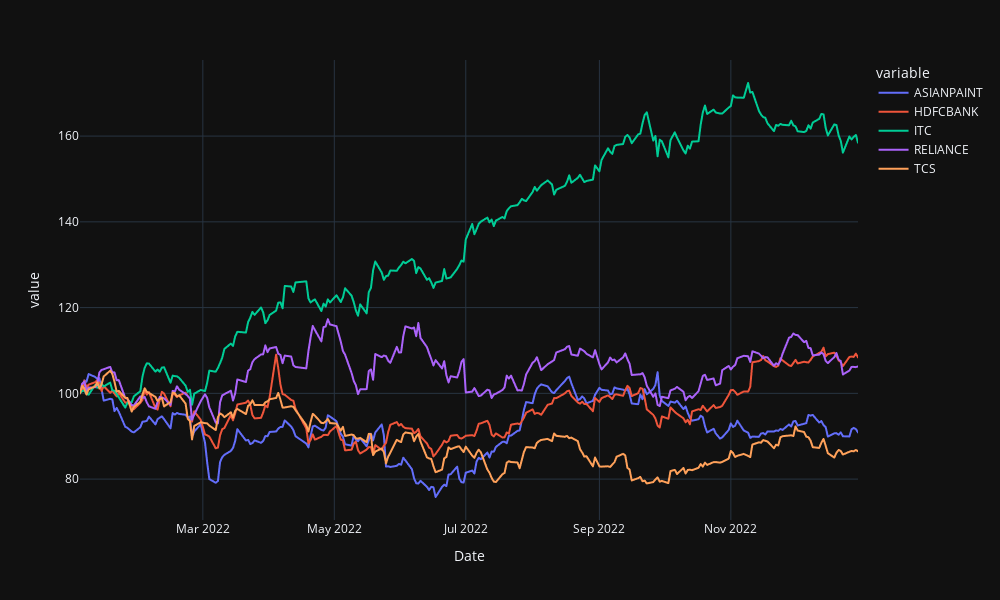

Write notebook code for a chart like this one.
### Markdown cell above
## Visualize Time Series

### Code cell
# Plot price history
# df["2022":].normalize().iplot(kind="line")
df["2022":].normalize().pipe(px.line)

### Figure 1 — Plotly figure (JSON) as saved in the notebook; plotly's stock layout.template omitted (floating-point values rounded to 4 significant figures; data arrays with more than 128 entries replaced by an {"elided": "..."} marker saying what was removed)
{"data": [{"hovertemplate": "variable=ASIANPAINT<br>Date=%{x}<br>value=%{y}<extra></extra>", "legendgroup": "ASIANPAINT", "line": {"color": "#636efa", "dash": "solid"}, "marker": {"symbol": "circle"}, "mode": "lines", "name": "ASIANPAINT", "showlegend": true, "type": "scattergl", "x": {"elided": "248 str values"}, "xaxis": "x", "y": {"elided": "248 float values"}, "yaxis": "y"}, {"hovertemplate": "variable=HDFCBANK<br>Date=%{x}<br>value=%{y}<extra></extra>", "legendgroup": "HDFCBANK", "line": {"color": "#EF553B", "dash": "solid"}, "marker": {"symbol": "circle"}, "mode": "lines", "name": "HDFCBANK", "showlegend": true, "type": "scattergl", "x": {"elided": "248 str values"}, "xaxis": "x", "y": {"elided": "248 float values"}, "yaxis": "y"}, {"hovertemplate": "variable=ITC<br>Date=%{x}<br>value=%{y}<extra></extra>", "legendgroup": "ITC", "line": {"color": "#00cc96", "dash": "solid"}, "marker": {"symbol": "circle"}, "mode": "lines", "name": "ITC", "showlegend": true, "type": "scattergl", "x": {"elided": "248 str values"}, "xaxis": "x", "y": {"elided": "248 float values"}, "yaxis": "y"}, {"hovertemplate": "variable=RELIANCE<br>Date=%{x}<br>value=%{y}<extra></extra>", "legendgroup": "RELIANCE", "line": {"color": "#ab63fa", "dash": "solid"}, "marker": {"symbol": "circle"}, "mode": "lines", "name": "RELIANCE", "showlegend": true, "type": "scattergl", "x": {"elided": "248 str values"}, "xaxis": "x", "y": {"elided": "248 float values"}, "yaxis": "y"}, {"hovertemplate": "variable=TCS<br>Date=%{x}<br>value=%{y}<extra></extra>", "legendgroup": "TCS", "line": {"color": "#FFA15A", "dash": "solid"}, "marker": {"symbol": "circle"}, "mode": "lines", "name": "TCS", "showlegend": true, "type": "scattergl", "x": {"elided": "248 str values"}, "xaxis": "x", "y": {"elided": "248 float values"}, "yaxis": "y"}], "layout": {"height": 600, "legend": {"title": {"text": "variable"}, "tracegroupgap": 0}, "margin": {"t": 60}, "width": 1000, "xaxis": {"anchor": "y", "autorange": true, "domain": [0, 1], "range": ["2022-01-03", "2022-12-30"], "title": {"text": "Date"}, "type": "date"}, "yaxis": {"anchor": "x", "autorange": true, "domain": [0, 1], "range": [70.46, 177.7], "title": {"text": "value"}, "type": "linear"}}}
